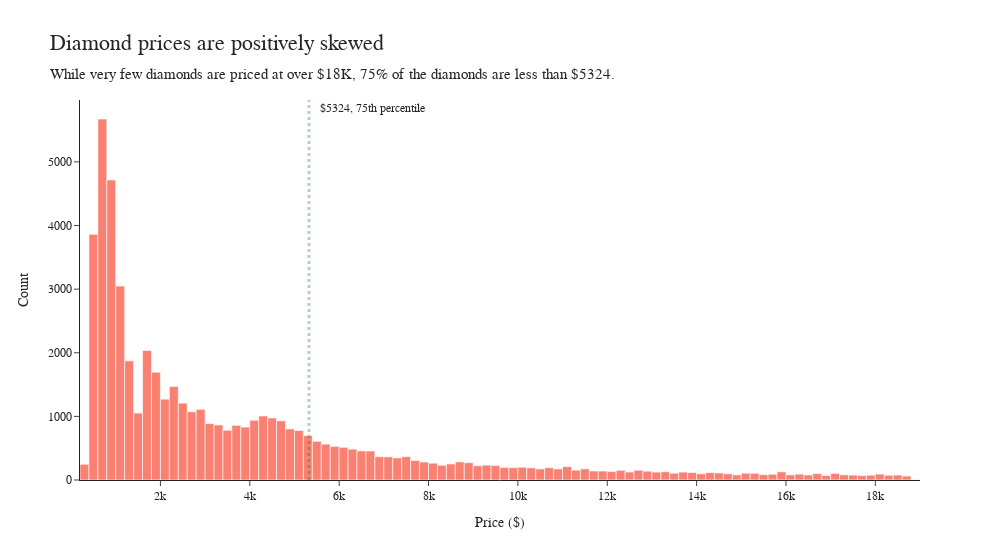

This figure's notebook cell:
### Code cell
fig = px.histogram(
    df_diamonds,
    x = "price", # x ---> Numeric variable
    title = "Diamond prices are positively skewed",
    template = "simple_white",
    # Change labels (for variables in the dataset)
    labels={
        "price": "Price ($)"
    },
    subtitle=f"While very few diamonds are priced at over $18K, 75% of the diamonds are less than ${q75_price}.",
    color_discrete_sequence=["salmon"],
    width = 1000,
    nbins=100
)

# Overwrite the y-axis variable name
fig.update_yaxes(title = "Count")
# Add a reference line at the 75th percentile
fig.add_vline(
    x=q75_price,
    line_width = 3,
    line_color = "green",
    line_dash = "dot", # dot, dash, solid
    annotation_text = q75_label
)
# Font customization
fig.update_layout(
    font_family = "Helvetica",
    title_font_family = "Georgia",
    title_font_size = 22
)
fig.show()

### Figure 1 — Plotly figure (JSON) as saved in the notebook; plotly's stock layout.template omitted (floating-point values rounded to 4 significant figures; data arrays with more than 128 entries replaced by an {"elided": "..."} marker saying what was removed)
{"data": [{"bingroup": "x", "hovertemplate": "Price ($)=%{x}<br>count=%{y}<extra></extra>", "legendgroup": "", "marker": {"color": "salmon", "pattern": {"shape": ""}}, "name": "", "nbinsx": 100, "orientation": "v", "showlegend": false, "type": "histogram", "x": {"elided": "53940 int values"}, "xaxis": "x", "yaxis": "y"}], "layout": {"annotations": [{"showarrow": false, "text": "   $5324, 75th percentile", "x": 5324, "xanchor": "left", "xref": "x", "y": 1, "yanchor": "top", "yref": "y domain"}], "barmode": "relative", "font": {"family": "Helvetica"}, "legend": {"tracegroupgap": 0}, "shapes": [{"line": {"color": "green", "dash": "dot", "width": 3}, "type": "line", "x0": 5324, "x1": 5324, "xref": "x", "y0": 0, "y1": 1, "yref": "y domain"}], "title": {"font": {"family": "Georgia", "size": 22}, "subtitle": {"text": "While very few diamonds are priced at over $18K, 75% of the diamonds are less than $5324."}, "text": "Diamond prices are positively skewed"}, "width": 1000, "xaxis": {"anchor": "y", "domain": [0, 1], "title": {"text": "Price ($)"}}, "yaxis": {"anchor": "x", "domain": [0, 1], "title": {"text": "Count"}}}}
